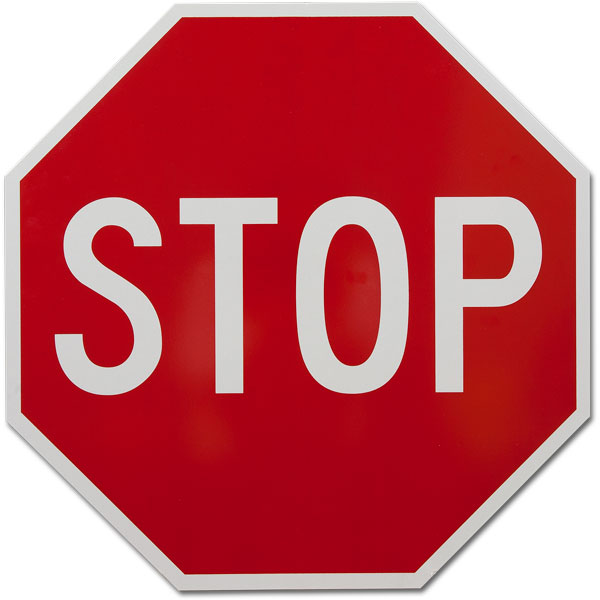
%> input picture EM Images/StopSign.png, 600 x 600 px
$ octave --eval "result = readFunctionTrain('EM Images/StopSign.png');"   (GNU Octave 9; MATLAB toolbox functions it lacks are replaced by stand-ins)
%> lines starting %> are read from the running program, lines starting %| are printed output that depends on the picture
function I = readFunctionTrain(filename,varargin)
%> called with filename = 'EM Images/StopSign.png'
    % Resize the flowers images to the size required by the network.

    if (nargin == 1)
        I = imread(filename);
%> I is the input picture: size 600x600x3 uint8; mean R, G, B 196.1, 95.1, 103.9
    else
        I = varargin{1};
    end

    I = imresize(I, [227 227]);
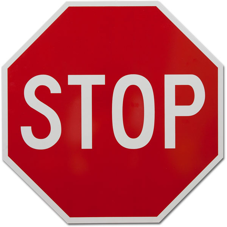
%> I: size 227x227x3 uint8; mean R, G, B 196.1, 95.1, 103.9

    if (nargin == 1)
    I = edge(im2gray(I), 'prewitt');
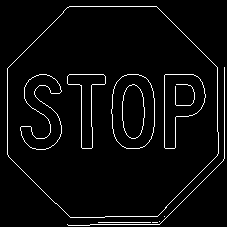
%> I: size 227x227 logical; 3.8% white in thin lines or dots
    end

    I = cat(3,I,I,I)*255;
%> I: size 227x227x3 double; 3.8% white in thin lines or dots

$ run again, on EM Images/car.png
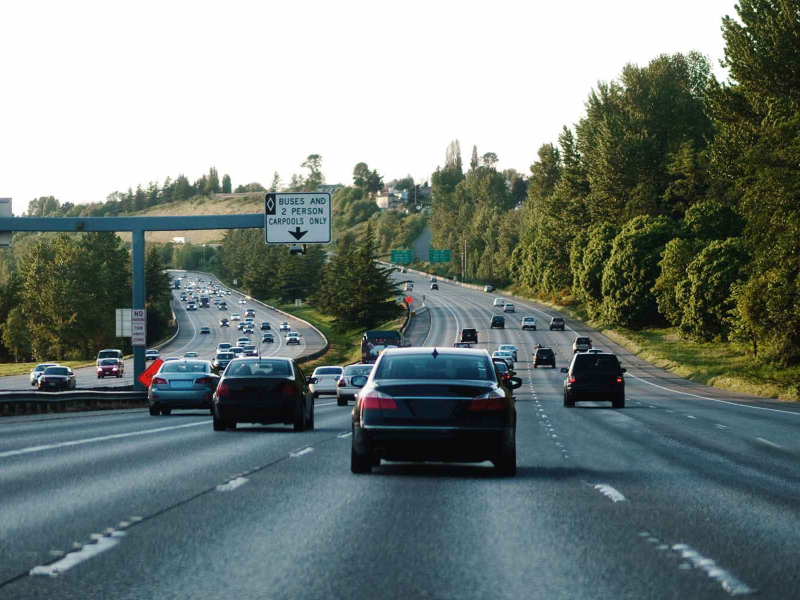
%> input picture EM Images/car.png, 1600 x 1200 px (shown at 1/2 size)
%> in readFunctionTrain, I is the input picture: size 1200x1600x3 uint8; mean R, G, B 116.4, 128, 123.9
%> in readFunctionTrain, `I = imresize(I, [227 227]);`:
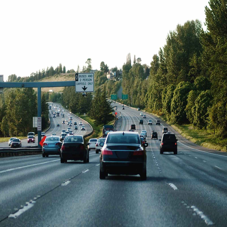
%> I: size 227x227x3 uint8; mean R, G, B 116.4, 128, 123.9
%> in readFunctionTrain, `I = edge(im2gray(I), 'prewitt');`:
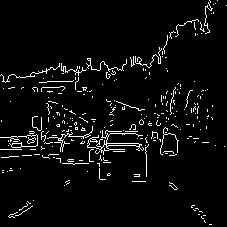
%> I: size 227x227 logical; 4.6% white in thin lines or dots
